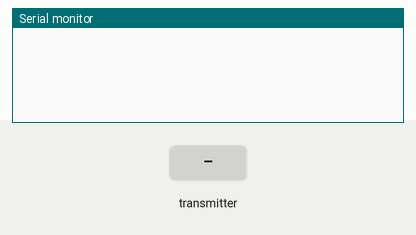
Recording of a program running on a simulated ESP32. Shown: the last lines printed to the serial monitor. Inputs (shaded band) come from the test bench.

Above: at 1.2 s.
1.3 s: the transmitter starts sending a = 0
At 1.66 s:
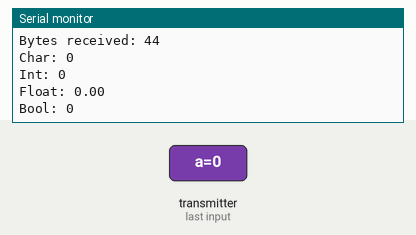
2.8 s: the transmitter starts sending b = 1024
4.3 s: the transmitter starts sending c = 25
5.8 s: the transmitter starts sending d = 1
At 6.16 s:
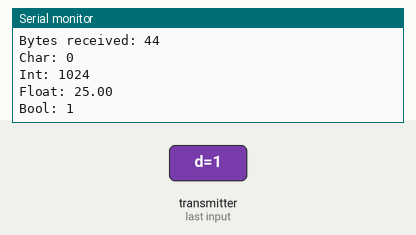
7.3 s: the transmitter starts sending a = 1
8.8 s: the transmitter starts sending b = 2048
Timing chart, 0 to 11.3 s (numbered marks = the images above; inputs shaded):
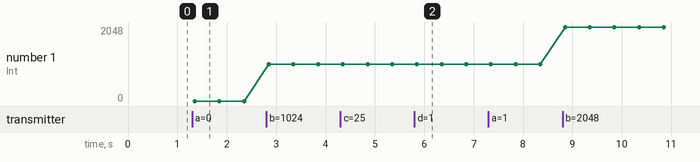

The program:

main.cpp
```cpp
#include <Arduino.h>
#if 1
#include <esp_now.h>
#include <WiFi.h>

// 创建一个结构体接收数据
typedef struct struct_message
{
  char a[32];
  int b;
  float c;
  bool d;
} struct_message;

// 创建一个结构体变量
struct_message myData;

// 回调函数,当收到消息时会调佣该函数
void OnDataRecv(const uint8_t *mac, const uint8_t *incomingData, int len)
{
  memcpy(&myData, incomingData, sizeof(myData));
  Serial.print("Bytes received: ");
  Serial.println(len);
  Serial.print("Char: ");
  Serial.println(myData.a);
  Serial.print("Int: ");
  Serial.println(myData.b);
  Serial.print("Float: ");
  Serial.println(myData.c);
  Serial.print("Bool: ");
  Serial.println(myData.d);
  Serial.println();
}

void setup()
{
  // 初始化串口波特率
  Serial.begin(115200);

  // 设置wifi模式
  WiFi.mode(WIFI_STA);

  // 初始化esp-now
  if (esp_now_init() != ESP_OK)
  {
    Serial.println("Error initializing ESP-NOW");
    return;
  }
  // 注册接收信息的回调函数
  esp_now_register_recv_cb(OnDataRecv);
}

void loop()
{
}
#endif

#if 0
#include "WiFi.h"

void setup()
{
  Serial.begin(115200);
  WiFi.mode(WIFI_MODE_STA);
  Serial.println(WiFi.macAddress());
}

void loop()
{
}
#endif
```

Measured:
- after the input at 1.3 s, the serial monitor: prints a new line after 0.05 s (image 1)
- after the input at 5.8 s, the serial monitor: prints a new line after 0.05 s (image 2)
- plotted number 1: 0 → 1024 after the input at 2.8 s, 1024 → 2048 after the input at 8.8 s
